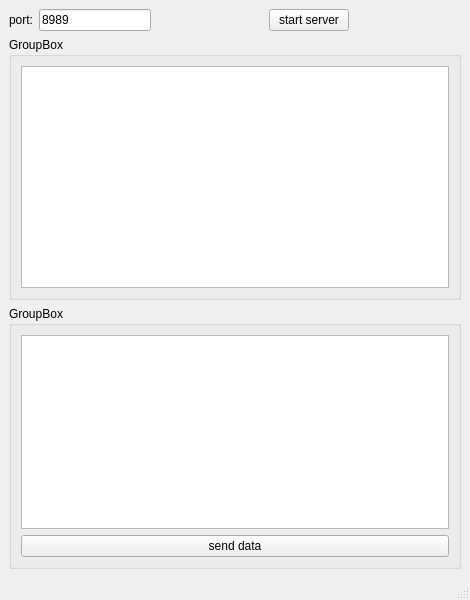
<?xml version="1.0" encoding="UTF-8"?>
<ui version="4.0">
 <class>MainWindow</class>
 <widget class="QMainWindow" name="MainWindow">
  <property name="geometry">
   <rect>
    <x>0</x>
    <y>0</y>
    <width>470</width>
    <height>600</height>
   </rect>
  </property>
  <property name="windowTitle">
   <string>MainWindow</string>
  </property>
  <widget class="QWidget" name="centralwidget">
   <layout class="QGridLayout" name="gridLayout_3">
    <item row="0" column="0">
     <layout class="QHBoxLayout" name="horizontalLayout">
      <item>
       <widget class="QLabel" name="label">
        <property name="text">
         <string>port:</string>
        </property>
       </widget>
      </item>
      <item>
       <widget class="QLineEdit" name="port">
        <property name="text">
         <string>8989</string>
        </property>
       </widget>
      </item>
      <item>
       <spacer name="horizontalSpacer">
        <property name="orientation">
         <enum>Qt::Orientation::Horizontal</enum>
        </property>
        <property name="sizeHint" stdset="0">
         <size>
          <width>40</width>
          <height>20</height>
         </size>
        </property>
       </spacer>
      </item>
      <item>
       <widget class="QPushButton" name="startServer">
        <property name="text">
         <string>start server</string>
        </property>
       </widget>
      </item>
      <item>
       <spacer name="horizontalSpacer_2">
        <property name="orientation">
         <enum>Qt::Orientation::Horizontal</enum>
        </property>
        <property name="sizeHint" stdset="0">
         <size>
          <width>40</width>
          <height>20</height>
         </size>
        </property>
       </spacer>
      </item>
     </layout>
    </item>
    <item row="1" column="0">
     <widget class="QGroupBox" name="groupBox_2">
      <property name="title">
       <string>GroupBox</string>
      </property>
      <layout class="QGridLayout" name="gridLayout_2">
       <item row="0" column="0">
        <widget class="QTextBrowser" name="recvArea"/>
       </item>
      </layout>
     </widget>
    </item>
    <item row="2" column="0">
     <widget class="QGroupBox" name="groupBox">
      <property name="title">
       <string>GroupBox</string>
      </property>
      <layout class="QGridLayout" name="gridLayout">
       <item row="1" column="0">
        <widget class="QPushButton" name="sendData">
         <property name="text">
          <string>send data</string>
         </property>
        </widget>
       </item>
       <item row="0" column="0">
        <widget class="QTextEdit" name="sendArea"/>
       </item>
      </layout>
     </widget>
    </item>
   </layout>
  </widget>
  <widget class="QMenuBar" name="menubar">
   <property name="geometry">
    <rect>
     <x>0</x>
     <y>0</y>
     <width>470</width>
     <height>22</height>
    </rect>
   </property>
  </widget>
  <widget class="QStatusBar" name="statusbar"/>
 </widget>
 <resources/>
 <connections/>
</ui>
